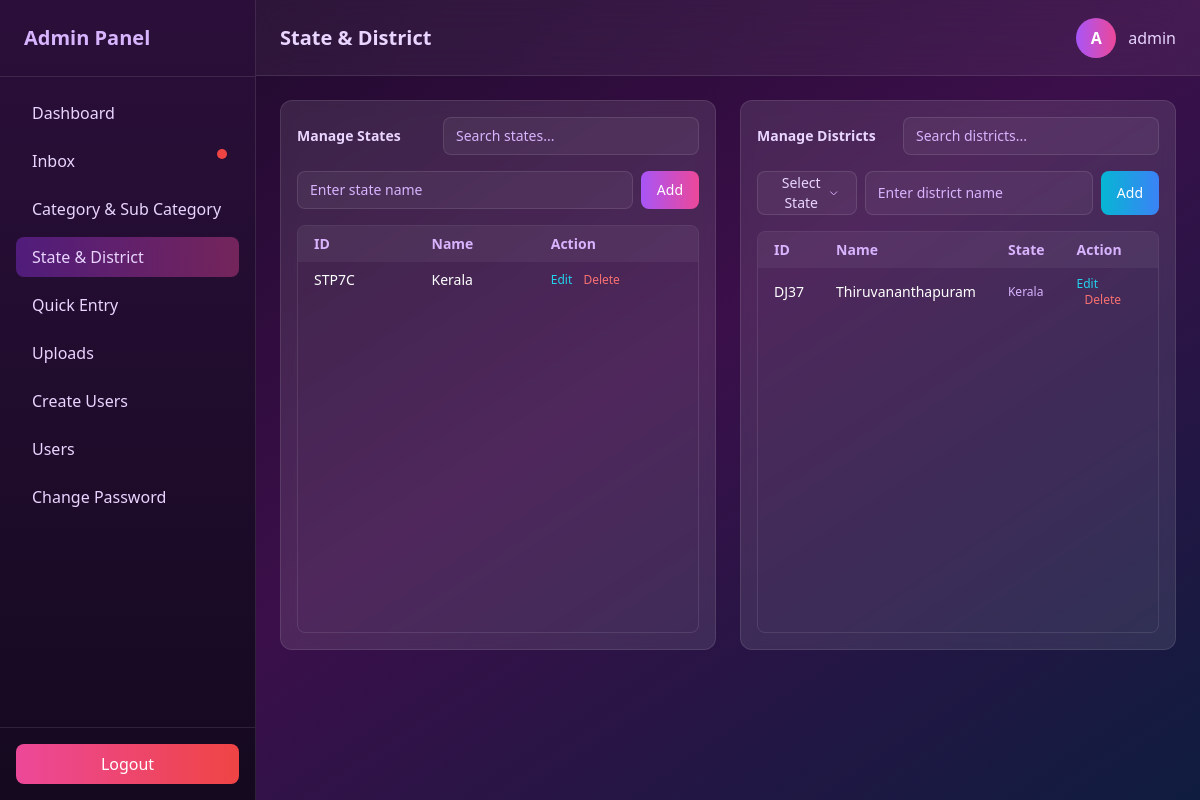
The app's page /state (signed in), older data.
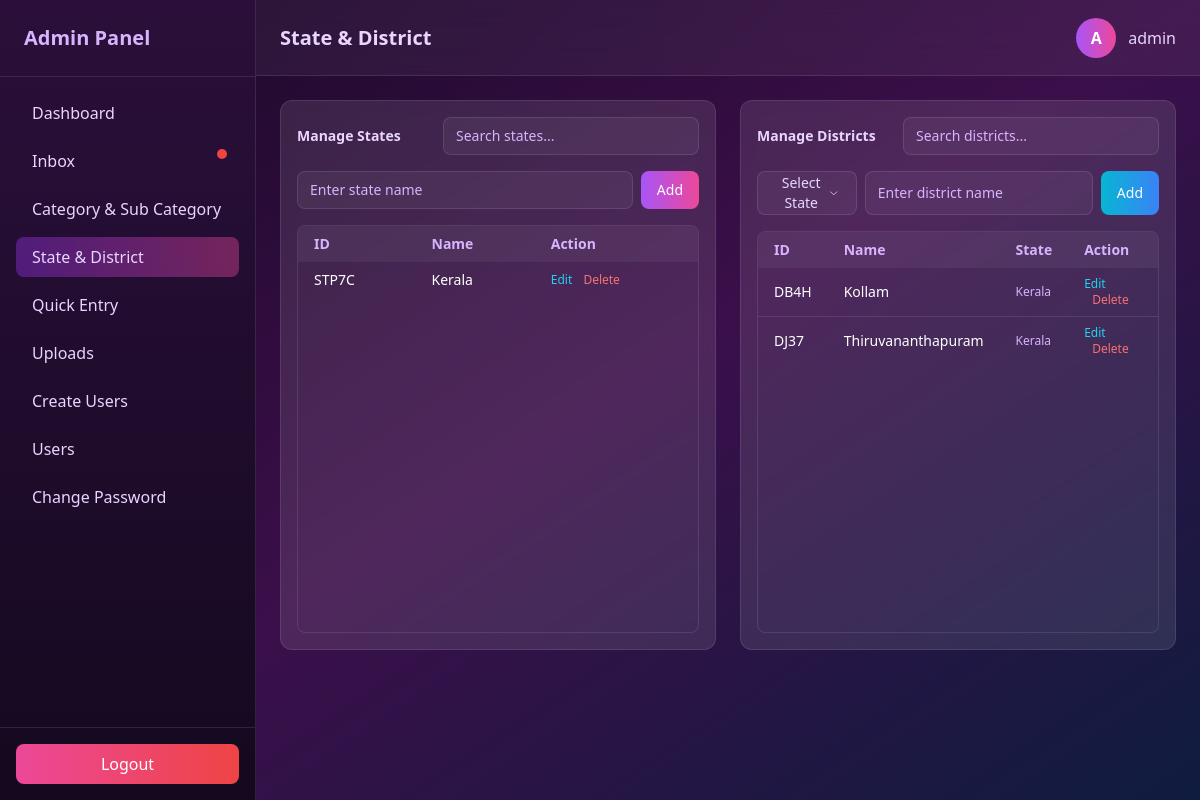
The same page, newer data.
### data/models.py (models this page shows, shortened)
class State(models.Model):
    id = models.CharField(
        max_length=5,      # ST + 3 chars OR S + 4 chars (your choice)
        primary_key=True,
        editable=False
    )
    name = models.CharField(max_length=100)
    created_at = models.DateTimeField(auto_now_add=True)

class District(models.Model):
    id = models.CharField(
        max_length=5,      # D + 4 chars
        primary_key=True,
        editable=False
    )
    state = models.ForeignKey(
        State,
        on_delete=models.CASCADE,
        related_name="districts"
    )
    name = models.CharField(max_length=100)
    created_at = models.DateTimeField(auto_now_add=True)

### data/views.py (the view, shortened to what this page needs)
# urls.py: path("state", views.state_district, name="state_district"),
@never_cache
@login_required(login_url='/login/')
@user_passes_test(lambda u: u.is_superuser)
def state_district(request):
    states = State.objects.order_by("-created_at")
    districts = District.objects.select_related("state").order_by("-created_at")
    edit_state = None
    edit_district = None
    if "edit_state" in request.GET:
        edit_state = get_object_or_404(
            State, id=request.GET.get("edit_state")
        )
    if "edit_district" in request.GET:
        edit_district = get_object_or_404(
            District, id=request.GET.get("edit_district")
        )
    if "delete_state" in request.GET:
        get_object_or_404(
            State, id=request.GET.get("delete_state")
        ).delete()
        return redirect("state_district")
    if "delete_district" in request.GET:
        get_object_or_404(
            District, id=request.GET.get("delete_district")
        ).delete()
        return redirect("state_district")
    return render(
        request,
        "state.html",
        {
            "states": states,
            "districts": districts,
            "edit_state": edit_state,
            "edit_district": edit_district,
        },
    )

### data/templates/state.html (shortened to what the changed rows need)
<!DOCTYPE html>
<html lang="en">
<head>
  <script src="https://cdn.tailwindcss.com"></script>
</head>
<body class="min-h-screen flex text-white
bg-gradient-to-br from-[#1a0826] via-[#3b0f4a] to-[#0f1c3f]">
<div class="flex-1 flex flex-col">
<header class="px-6 h-[4.78rem] flex justify-between items-center
sticky top-0 z-40
bg-white/5 backdrop-blur-xl border-b border-white/10">
  <h1 class="text-xl font-semibold text-purple-200">State & District</h1>
</header>
<main class="p-6 space-y-6">
<div class="grid grid-cols-1 lg:grid-cols-2 gap-6">
<div class="bg-white/10 backdrop-blur rounded-xl border border-white/10 p-4
            h-[550px] flex flex-col">
  <div class="flex items-center justify-between gap-4 mb-4">
  <h2 class="text-sm font-semibold text-purple-200 whitespace-nowrap">
    Manage States
  </h2>
</div>
  <div class="flex-1 overflow-y-auto hide-scrollbar
              rounded-lg border border-white/10">
    <table class="w-full text-sm" id="stateTable">
      <thead class="bg-white/5 text-purple-300 sticky top-0">
        <tr>
          <th class="px-4 py-2 text-left">ID</th>
          <th class="px-4 py-2 text-left">Name</th>
          <th class="px-4 py-2 text-left">Action</th>
        </tr>
      </thead>
      <tbody class="divide-y divide-white/10">
        {% for state in states %}
        <tr class="hover:bg-white/5">
          <td class="px-4 py-2">{{ state.id }}</td>
          <td class="px-4 py-2">{{ state.name }}</td>
          <td class="px-4 py-2 space-x-2 text-xs">
            <a href="javascript:void(0)"
               onclick="openStateEdit('{{ state.id }}','{{ state.name }}')"
               class="text-cyan-400">Edit</a>
            <a href="?delete_state={{ state.id }}" class="text-red-400">Delete</a>
          </td>
        </tr>
        {% empty %}
        <tr>
          <td colspan="3" class="px-4 py-4 text-center text-purple-300">
            No states
          </td>
        </tr>
        {% endfor %}
      </tbody>
    </table>
  </div>
</div>
<div class="bg-white/10 backdrop-blur rounded-xl border border-white/10 p-4
            h-[550px] flex flex-col">
  <div class="flex items-center justify-between gap-4 mb-4">
  <h2 class="text-sm font-semibold text-purple-200 whitespace-nowrap">
    Manage Districts
  </h2>
</div>
  <div class="flex-1 overflow-y-auto hide-scrollbar
              rounded-lg border border-white/10">
    <table class="w-full text-sm" id="districtTable">
      <thead class="bg-white/5 text-purple-300 sticky top-0">
        <tr>
          <th class="px-4 py-2 text-left">ID</th>
          <th class="px-4 py-2 text-left">Name</th>
          <th class="px-4 py-2 text-left">State</th>
          <th class="px-4 py-2 text-left">Action</th>
        </tr>
      </thead>
      <tbody class="divide-y divide-white/10">
        {% for dist in districts %}
        <tr class="hover:bg-white/5">
          <td class="px-4 py-2">{{ dist.id }}</td>
          <td class="px-4 py-2">{{ dist.name }}</td>
          <td class="px-4 py-2 text-xs text-purple-300">{{ dist.state.name }}</td>
          <td class="px-4 py-2 space-x-2 text-xs">
            <a href="javascript:void(0)"
               onclick="openDistrictEdit('{{ dist.id }}','{{ dist.name }}','{{ dist.state.id }}')"
               class="text-cyan-400">Edit</a>
            <a href="?delete_district={{ dist.id }}" class="text-red-400">Delete</a>
          </td>
        </tr>
        {% empty %}
        <tr>
          <td colspan="4" class="px-4 py-4 text-center text-purple-300">
            No districts
          </td>
        </tr>
        {% endfor %}
      </tbody>
    </table>
  </div>
</div>
</div>
</main>
</div>
</body>
</html>

Row changes from the older to the newer data that the page shows:
added District: id "DB4H", name "Kollam", state.name "Kerala"
